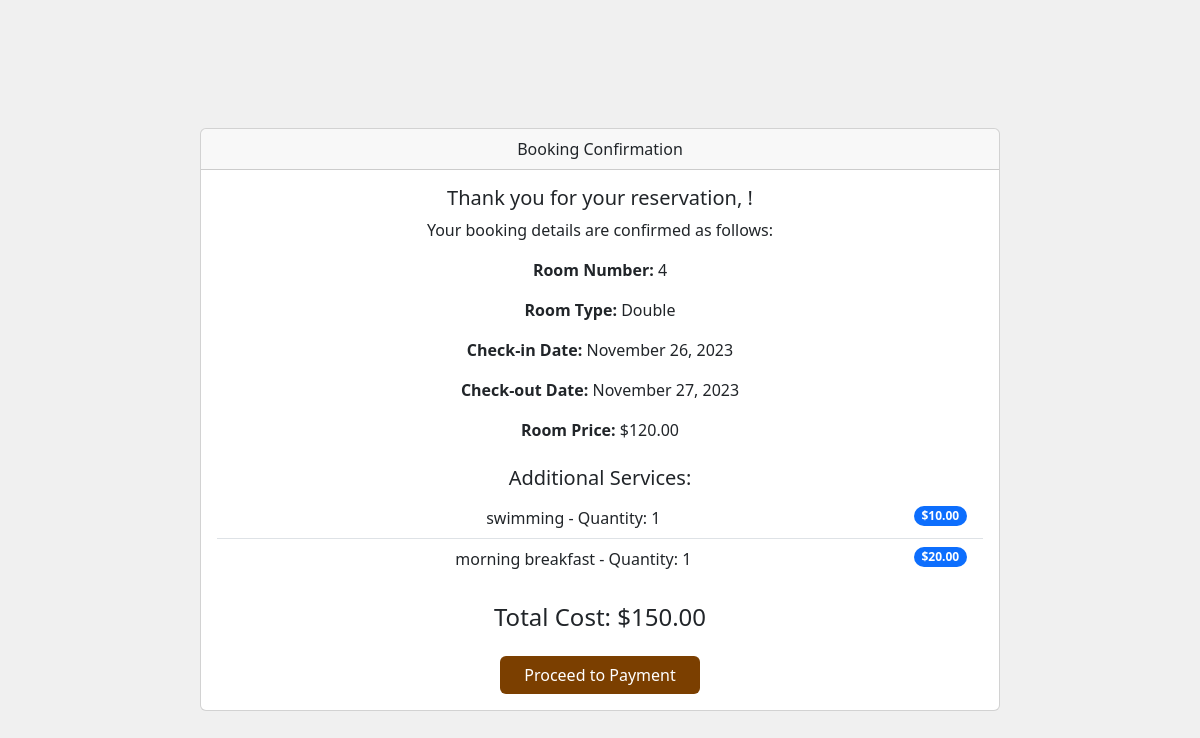
Screenshot of /booking-confirmation/9/ with the database file from the repository.
### hotel/models.py (models this page shows, shortened)
class Booking(models.Model):
    user = models.ForeignKey(User, on_delete=models.CASCADE)
    room = models.ForeignKey(Room, on_delete=models.SET_NULL, null=True)
    check_in = models.DateField()
    check_out = models.DateField()
    total_price = models.DecimalField(max_digits=8, decimal_places=2)
    is_active = models.BooleanField(default=True)

class Room(models.Model):
    ROOM_TYPES = (
        ('SIN', 'Single'),
        ('DBL', 'Double'),
        ('SUI', 'Suite'),
    )
    room_number = models.CharField(max_length=5, unique=True)
    room_type = models.CharField(max_length=3, choices=ROOM_TYPES)
    capacity = models.IntegerField(null=True)
    price = models.DecimalField(max_digits=6, decimal_places=2)
    is_available = models.BooleanField(default=True)
    image = models.ImageField(upload_to='room_images/', null=True,
                              blank=True)  # Assume you have a media directory set up
    description = models.TextField(null=True, blank=True)

class BookingService(models.Model):
    booking = models.ForeignKey(Booking, related_name='booking_services', on_delete=models.CASCADE,null=True)
    service = models.ForeignKey(Service, on_delete=models.CASCADE,null=True)
    quantity = models.IntegerField(default=1)

class Service(models.Model):
    service_name = models.CharField(max_length=100)
    price = models.DecimalField(max_digits=6, decimal_places=2)

### hotel/views.py (the view)
# urls.py: path('booking-confirmation/<int:booking_id>/', views.booking_confirmation, name='booking_confirmation'),
def booking_confirmation(request, booking_id):
    booking = get_object_or_404(Booking, id=booking_id)
    booking_services = BookingService.objects.filter(booking=booking)
    additional_services_cost = sum(service.service.price * service.quantity for service in booking_services)
    total_cost = booking.total_price + additional_services_cost
    context = {
        'booking': booking,
        'booking_services': booking_services,
        'total_cost': total_cost,
    }
    return render(request, 'booking_confirmation.html', context)

### hotel/templates/booking_confirmation.html
{% extends 'base.html' %}
{% block content %}
<div class="container mt-5">
    <div class="card mx-auto" style="max-width: 800px;">
        <div class="card-header">
            Booking Confirmation
        </div>
        <div class="card-body">
            <h5 class="card-title">Thank you for your reservation, {{ booking.customer.user.first_name }}!</h5>
            <p class="card-text">Your booking details are confirmed as follows:</p>
            <div class="mb-3 text-left">
                <strong>Room Number:</strong> {{ booking.room.room_number }}
            </div>
            <div class="mb-3 text-left">
                <strong>Room Type:</strong> {{ booking.room.get_room_type_display }}
            </div>
            <div class="mb-3 text-left">
                <strong>Check-in Date:</strong> {{ booking.check_in|date:"F d, Y" }}
            </div>
            <div class="mb-3 text-left">
                <strong>Check-out Date:</strong> {{ booking.check_out|date:"F d, Y" }}
            </div>
            <div class="mb-3 text-left">
                <strong>Room Price:</strong> ${{ booking.total_price }}
            </div>
            {% if booking_services %}
            <h5 class="mt-4 text-left">Additional Services:</h5>
            <ul class="list-group list-group-flush">
                {% for service in booking_services %}
                <li class="list-group-item text-left">
                    {{ service.service.service_name }} - Quantity: {{ service.quantity }}
                    <span class="badge bg-primary rounded-pill float-end">${{ service.service.price }}</span>
                </li>
                {% endfor %}
            </ul>
            {% endif %}
            <div class="mt-4 text-left">
                <h4>Total Cost: ${{ total_cost }}</h4>
            </div>
            <div class="mt-4 text-left">
                <a href="{% url 'credit_card_info' booking.id %}" class="btn primary-btn">Proceed to Payment</a>
            </div>
        </div>
    </div>
</div>
{% endblock %}

### hotel/templates/base.html (style rules this page uses)
body { padding-top: 80px; background-color:rgb(240,240,240); }
.primary-btn { background-color:#7B3F00;color:white;width:200px; }
.card { text-align:center !important; }

### rows the page displays
Booking: room.room_number "4", room.room_type "Double", check_in "November 26, 2023", check_out "November 27, 2023", total_price "120.00"
BookingService: service.service_name "swimming", quantity "1", service.price "10.00"
BookingService: service.service_name "morning breakfast", quantity "1", service.price "20.00"

### other values shown
{{ total_cost }} "150.00"
